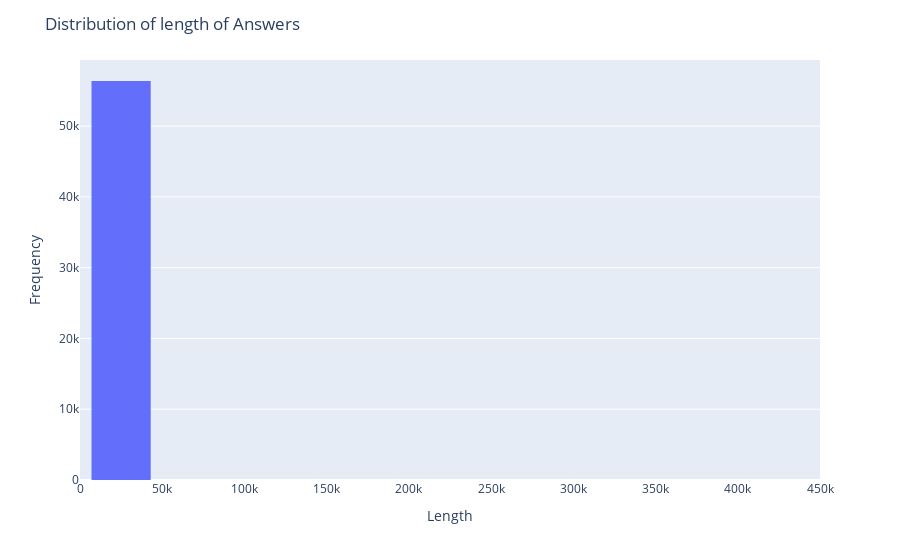

Notebook code cell kept with this figure:
### Markdown cell above
But, the answers can be pretty long upto 450k characters. As majority of the answers are within 50k chars we discard the longer ones as they usually spam.
We however allow to keep multiple answers for each question. Each answer may focus on different aspects of the question. Also, we want to maintain diversity in the text because the main objective was to build a conversational and interesting QA agent.

### Code cell
import plotly.express as px

ans_lens = {"length": [len(ans) for ans in dataset['train']['answer']]}

fig = px.histogram(ans_lens, nbins=10, x='length')

fig.update_layout(title='Distribution of length of Answers',
                  xaxis_title='Length',
                  yaxis_title='Frequency',
                  bargap=0.2,
                  bargroupgap=0.1,)
		
fig.show()

### Figure 1 — Plotly figure (JSON) as saved in the notebook; plotly's stock layout.template omitted (floating-point values rounded to 4 significant figures; data arrays with more than 128 entries replaced by an {"elided": "..."} marker saying what was removed)
{"data": [{"alignmentgroup": "True", "bingroup": "x", "hovertemplate": "length=%{x}<br>count=%{y}<extra></extra>", "legendgroup": "", "marker": {"color": "#636efa", "pattern": {"shape": ""}}, "name": "", "nbinsx": 10, "offsetgroup": "", "orientation": "v", "showlegend": false, "type": "histogram", "x": {"elided": "56402 int values"}, "xaxis": "x", "yaxis": "y"}], "layout": {"bargap": 0.2, "bargroupgap": 0.1, "barmode": "relative", "legend": {"tracegroupgap": 0}, "margin": {"t": 60}, "title": {"text": "Distribution of length of Answers"}, "xaxis": {"anchor": "y", "domain": [0, 1], "title": {"text": "Length"}}, "yaxis": {"anchor": "x", "domain": [0, 1], "title": {"text": "Frequency"}}}}
